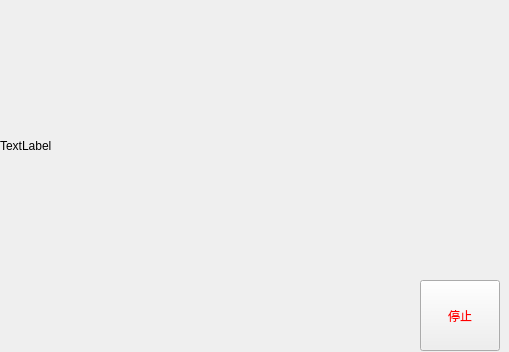
<?xml version="1.0" encoding="UTF-8"?>
<ui version="4.0">
 <class>Widget</class>
 <widget class="QWidget" name="Widget">
  <property name="geometry">
   <rect>
    <x>0</x>
    <y>0</y>
    <width>509</width>
    <height>352</height>
   </rect>
  </property>
  <property name="windowTitle">
   <string>Widget</string>
  </property>
  <widget class="QLabel" name="label">
   <property name="geometry">
    <rect>
     <x>0</x>
     <y>0</y>
     <width>411</width>
     <height>291</height>
    </rect>
   </property>
   <property name="text">
    <string>TextLabel</string>
   </property>
  </widget>
  <widget class="QPushButton" name="pushButton">
   <property name="geometry">
    <rect>
     <x>420</x>
     <y>280</y>
     <width>80</width>
     <height>71</height>
    </rect>
   </property>
   <property name="styleSheet">
    <string notr="true">color: rgb(255, 0, 0);
border-image: url(:/pic/bt2.png);</string>
   </property>
   <property name="text">
    <string>停止</string>
   </property>
  </widget>
 </widget>
 <resources/>
 <connections/>
</ui>
